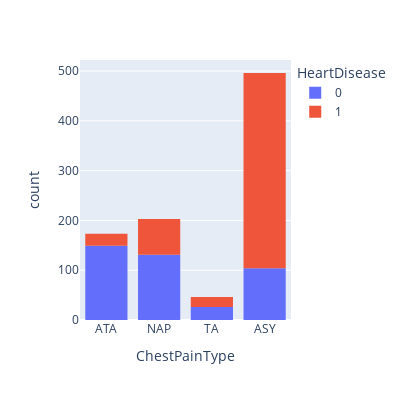

The notebook cell saved with this chart:
### Code cell
fig = px.histogram(df, x="ChestPainType", color="HeartDisease",width=400, height=400)
fig.show()

### Figure 1 — Plotly figure (JSON) as saved in the notebook; plotly's stock layout.template omitted (floating-point values rounded to 4 significant figures; data arrays with more than 128 entries replaced by an {"elided": "..."} marker saying what was removed)
{"data": [{"alignmentgroup": "True", "bingroup": "x", "hovertemplate": "HeartDisease=0<br>ChestPainType=%{x}<br>count=%{y}<extra></extra>", "legendgroup": "0", "marker": {"color": "#636efa", "pattern": {"shape": ""}}, "name": "0", "offsetgroup": "0", "orientation": "v", "showlegend": true, "type": "histogram", "x": {"elided": "410 str values"}, "xaxis": "x", "yaxis": "y"}, {"alignmentgroup": "True", "bingroup": "x", "hovertemplate": "HeartDisease=1<br>ChestPainType=%{x}<br>count=%{y}<extra></extra>", "legendgroup": "1", "marker": {"color": "#EF553B", "pattern": {"shape": ""}}, "name": "1", "offsetgroup": "1", "orientation": "v", "showlegend": true, "type": "histogram", "x": {"elided": "508 str values"}, "xaxis": "x", "yaxis": "y"}], "layout": {"barmode": "relative", "height": 400, "legend": {"title": {"text": "HeartDisease"}, "tracegroupgap": 0}, "margin": {"t": 60}, "width": 400, "xaxis": {"anchor": "y", "autorange": true, "domain": [0, 1], "range": [-0.5, 3.5], "title": {"text": "ChestPainType"}, "type": "category"}, "yaxis": {"anchor": "x", "autorange": true, "domain": [0, 1], "range": [0, 522.1], "title": {"text": "count"}}}}
